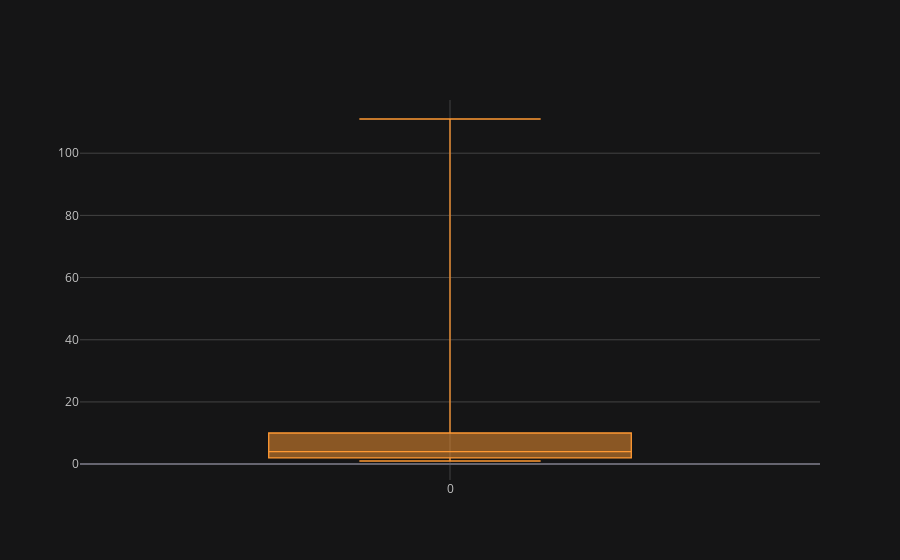

Write notebook code for a chart like this one.
### Markdown cell above
**Note: Any point beyond the max point will be outlier and any point beyond the min point will be outlier.**

### Code cell
d = [1,2,1,2,4,5,8,10,11,12,2,1,3,4,5,2,110,111]
df1 = pd.DataFrame([1,2,1,2,4,5,8,10,11,12,2,1,3,4,5,2,110,111])
df1.iplot(kind='box')

### Figure 1 — Plotly figure (JSON) as saved in the notebook; plotly's stock layout.template omitted (floating-point values rounded to 4 significant figures)
{"data": [{"boxpoints": false, "line": {"width": 1.3}, "marker": {"color": "rgba(255, 153, 51, 1.0)"}, "name": "0", "orientation": "v", "type": "box", "y": [1, 2, 1, 2, 4, 5, 8, 10, 11, 12, 2, 1, 3, 4, 5, 2, 110, 111]}], "layout": {"legend": {"bgcolor": "#151516", "font": {"color": "#D9D9D9"}}, "paper_bgcolor": "#151516", "plot_bgcolor": "#151516", "title": {"font": {"color": "#D9D9D9"}}, "xaxis": {"gridcolor": "#434343", "showgrid": true, "tickfont": {"color": "#C2C2C2"}, "title": {"font": {"color": "#D9D9D9"}, "text": ""}, "zerolinecolor": "#666570"}, "yaxis": {"gridcolor": "#434343", "showgrid": true, "tickfont": {"color": "#C2C2C2"}, "title": {"font": {"color": "#D9D9D9"}, "text": ""}, "zerolinecolor": "#666570"}}}
